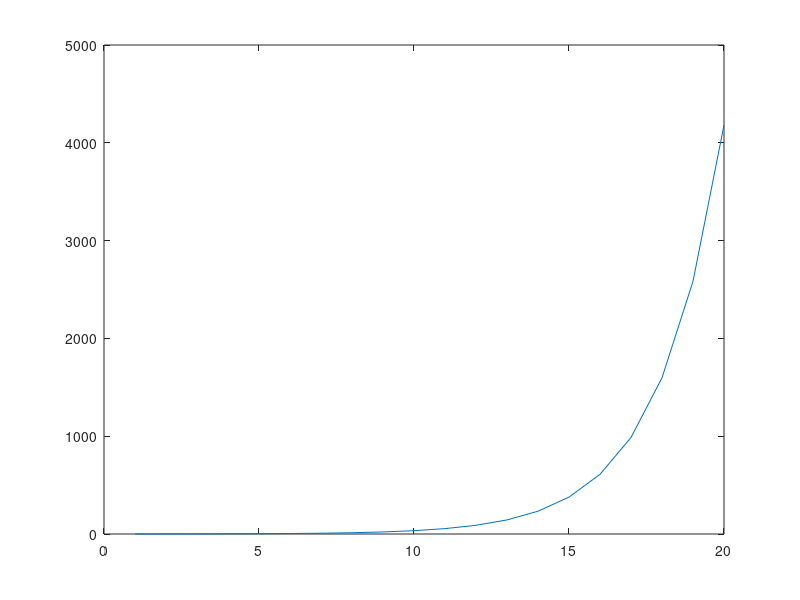

This chart was generated by the following MATLAB code:

num(1)=0;
num(2)=1;
temp=3;
num(temp)=0;
even=1;
odd=0;
fprintf('%d\n',num(1));

while((num(temp-2)+num(temp-1))<10000)
  if rem(num(temp-1),2)==0
    even += 1;
  else
    odd += 1;
   end
   
   fprintf('%d\n',num(temp-1));
   num(temp)=num(temp-2)+num(temp-1);
   temp=temp+1;
end

fprintf("Even number total counts: %d\n",even);
fprintf("odd number total counts: %d\n",odd);
     
result = num(1:temp-2);
plot(result);
